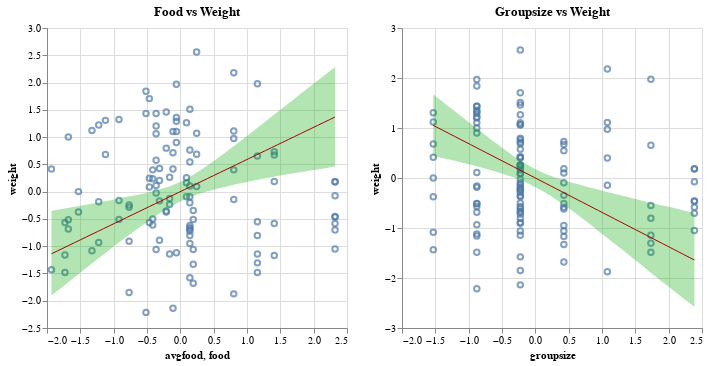

The notebook cell this image was saved under:
### Code cell
band1 = (
    alt.Chart(df, title="Food vs Weight")
    .encode(alt.X("food"))
    .mark_area(opacity=0.3, color="#00AA00")
    .encode(alt.Y("w1_high", axis=alt.Axis(title="weight")), alt.Y2("w1_low"))
)

line1 = (
    alt.Chart(df)
    .mark_line(color="#AA0000", strokeWidth=1)
    .encode(x="food", y=alt.Y("w1_mean"))
)

points1 = alt.Chart(pd.DataFrame(data)).mark_point().encode(x="avgfood", y="weight")


band2 = (
    alt.Chart(df, title="Groupsize vs Weight")
    .encode(alt.X("groupsize"))
    .mark_area(opacity=0.3, color="#00AA00")
    .encode(alt.Y("w2_high", axis=alt.Axis(title="weight")), alt.Y2("w2_low"))
)

line2 = (
    alt.Chart(df)
    .mark_line(color="#AA0000", strokeWidth=1)
    .encode(x="groupsize", y=alt.Y("w2_mean"))
)

points2 = alt.Chart(pd.DataFrame(data)).mark_point().encode(x="groupsize", y="weight")


(points1 + band1 + line1) | (points2 + band2 + line2)

### Figure 1 — Vega-Lite specification as saved in the notebook (floating-point values rounded to 4 significant figures)
{"$schema": "https://vega.github.io/schema/vega-lite/v5.20.1.json", "config": {"view": {"continuousHeight": 300, "continuousWidth": 300}}, "datasets": {"data-57c12486b7372f11aa01e48fc235fd7d": [{"avgfood": -1.933, "groupsize": -1.531, "n": 116, "weight": 0.4159}, {"avgfood": -1.933, "groupsize": -1.531, "n": 116, "weight": -1.433}, {"avgfood": -1.123, "groupsize": -1.531, "n": 116, "weight": 0.6789}, {"avgfood": -1.123, "groupsize": -1.531, "n": 116, "weight": 1.307}, {"avgfood": -1.325, "groupsize": -1.531, "n": 116, "weight": 1.12}, {"avgfood": -1.325, "groupsize": -1.531, "n": 116, "weight": -1.085}, {"avgfood": -1.528, "groupsize": -1.531, "n": 116, "weight": 0.0002925}, {"avgfood": -1.528, "groupsize": -1.531, "n": 116, "weight": -0.3729}, {"avgfood": -0.05937, "groupsize": -0.8779, "n": 116, "weight": 1.357}, {"avgfood": -0.05937, "groupsize": -0.8779, "n": 116, "weight": 0.8994}, {"avgfood": -0.05937, "groupsize": -0.8779, "n": 116, "weight": 1.103}, {"avgfood": -0.9203, "groupsize": -0.8779, "n": 116, "weight": -0.5087}, {"avgfood": -0.9203, "groupsize": -0.8779, "n": 116, "weight": -0.1609}, {"avgfood": -0.9203, "groupsize": -0.8779, "n": 116, "weight": 1.324}, {"avgfood": -0.05937, "groupsize": -0.8779, "n": 116, "weight": 1.968}, {"avgfood": -0.05937, "groupsize": -0.8779, "n": 116, "weight": 1.29}, {"avgfood": -0.05937, "groupsize": -0.8779, "n": 116, "weight": -1.119}, {"avgfood": -1.68, "groupsize": -0.8779, "n": 116, "weight": -0.6868}, {"avgfood": -1.68, "groupsize": -0.8779, "n": 116, "weight": -0.5171}, {"avgfood": -1.68, "groupsize": -0.8779, "n": 116, "weight": 1.001}, {"avgfood": -0.3632, "groupsize": -0.8779, "n": 116, "weight": 1.205}, {"avgfood": -0.3632, "groupsize": -0.8779, "n": 116, "weight": 0.1106}, {"avgfood": -0.3632, "groupsize": -0.8779, "n": 116, "weight": 1.434}, {"avgfood": -0.5152, "groupsize": -0.8779, "n": 116, "weight": 1.841}, {"avgfood": -0.5152, "groupsize": -0.8779, "n": 116, "weight": 1.434}, {"avgfood": -0.5152, "groupsize": -0.8779, "n": 116, "weight": -2.214}, {"avgfood": -1.224, "groupsize": -0.8779, "n": 116, "weight": -0.1863}, {"avgfood": -1.224, "groupsize": -0.8779, "n": 116, "weight": -0.9328}, {"avgfood": -1.224, "groupsize": -0.8779, "n": 116, "weight": 1.222}, {"avgfood": 1.156, "groupsize": 1.733, "n": 116, "weight": 0.6534}, {"avgfood": 1.156, "groupsize": 1.733, "n": 116, "weight": -0.5511}, {"avgfood": 1.156, "groupsize": 1.733, "n": 116, "weight": -1.145}, {"avgfood": 1.156, "groupsize": 1.733, "n": 116, "weight": -1.484}, {"avgfood": 1.156, "groupsize": 1.733, "n": 116, "weight": -1.306}, {"avgfood": 1.156, "groupsize": 1.733, "n": 116, "weight": -0.8055}, {"avgfood": 1.156, "groupsize": 1.733, "n": 116, "weight": 1.977}, {"avgfood": -0.7684, "groupsize": -0.2251, "n": 116, "weight": -0.2457}, {"avgfood": -0.7684, "groupsize": -0.2251, "n": 116, "weight": -0.9073}, {"avgfood": -0.7684, "groupsize": -0.2251, "n": 116, "weight": -0.2881}, {"avgfood": -0.7684, "groupsize": -0.2251, "n": 116, "weight": -1.849}, {"avgfood": 0.09256, "groupsize": -0.2251, "n": 116, "weight": 0.1615}, {"avgfood": 0.09256, "groupsize": -0.2251, "n": 116, "weight": -0.09301}, {"avgfood": 0.09256, "groupsize": -0.2251, "n": 116, "weight": 0.2548}, {"avgfood": 0.09256, "groupsize": -0.2251, "n": 116, "weight": 1.264}, {"avgfood": -0.11, "groupsize": -0.2251, "n": 116, "weight": 1.103}, {"avgfood": -0.11, "groupsize": -0.2251, "n": 116, "weight": 0.4159}, {"avgfood": -0.11, "groupsize": -0.2251, "n": 116, "weight": 0.7128}, {"avgfood": -0.11, "groupsize": -0.2251, "n": 116, "weight": -2.137}, {"avgfood": -0.1607, "groupsize": -0.2251, "n": 116, "weight": -0.2372}, {"avgfood": -0.1607, "groupsize": -0.2251, "n": 116, "weight": -0.1269}, {"avgfood": -0.1607, "groupsize": -0.2251, "n": 116, "weight": 0.2632}, {"avgfood": -0.1607, "groupsize": -0.2251, "n": 116, "weight": -1.145}, {"avgfood": -0.4645, "groupsize": -0.2251, "n": 116, "weight": 0.08512}, {"avgfood": -0.4645, "groupsize": -0.2251, "n": 116, "weight": -0.568}, {"avgfood": -0.4645, "groupsize": -0.2251, "n": 116, "weight": 0.2463}, {"avgfood": -0.4645, "groupsize": -0.2251, "n": 116, "weight": 1.705}, {"avgfood": 2.321, "groupsize": 2.386, "n": 116, "weight": -1.052}, {"avgfood": 2.321, "groupsize": 2.386, "n": 116, "weight": -0.4578}, {"avgfood": 2.321, "groupsize": 2.386, "n": 116, "weight": -0.585}, {"avgfood": 2.321, "groupsize": 2.386, "n": 116, "weight": -0.4662}, {"avgfood": 2.321, "groupsize": 2.386, "n": 116, "weight": -0.07605}, {"avgfood": 2.321, "groupsize": 2.386, "n": 116, "weight": 0.1784}, {"avgfood": 2.321, "groupsize": 2.386, "n": 116, "weight": -0.7037}, {"avgfood": 2.321, "groupsize": 2.386, "n": 116, "weight": 0.1869}, {"avgfood": -0.3632, "groupsize": -0.2251, "n": 116, "weight": 0.5771}, {"avgfood": -0.3632, "groupsize": -0.2251, "n": 116, "weight": 1.061}, {"avgfood": -0.3632, "groupsize": -0.2251, "n": 116, "weight": -0.02515}, {"avgfood": -0.3632, "groupsize": -0.2251, "n": 116, "weight": -1.06}, {"avgfood": 0.1432, "groupsize": -0.2251, "n": 116, "weight": -0.7207}, {"avgfood": 0.1432, "groupsize": -0.2251, "n": 116, "weight": -0.6868}, {"avgfood": 0.1432, "groupsize": -0.2251, "n": 116, "weight": -0.2033}, {"avgfood": 0.1432, "groupsize": -0.2251, "n": 116, "weight": -0.8055}, {"avgfood": 0.1432, "groupsize": -0.2251, "n": 116, "weight": -0.6613}, {"avgfood": 0.1432, "groupsize": -0.2251, "n": 116, "weight": -1.577}, {"avgfood": 0.1432, "groupsize": -0.2251, "n": 116, "weight": 0.7637}, {"avgfood": 0.1432, "groupsize": -0.2251, "n": 116, "weight": 1.51}, {"avgfood": 0.2445, "groupsize": -0.2251, "n": 116, "weight": 1.069}, {"avgfood": 0.2445, "groupsize": -0.2251, "n": 116, "weight": 0.0936}, {"avgfood": 0.2445, "groupsize": -0.2251, "n": 116, "weight": 0.6874}, {"avgfood": 0.2445, "groupsize": -0.2251, "n": 116, "weight": 2.562}, {"avgfood": -0.3126, "groupsize": -0.2251, "n": 116, "weight": 0.2039}, {"avgfood": -0.3126, "groupsize": -0.2251, "n": 116, "weight": -0.8904}, {"avgfood": -0.3126, "groupsize": -0.2251, "n": 116, "weight": -0.1694}, {"avgfood": -0.3126, "groupsize": -0.2251, "n": 116, "weight": 0.4244}, {"avgfood": -0.2113, "groupsize": -0.2251, "n": 116, "weight": -0.3729}, {"avgfood": -0.2113, "groupsize": -0.2251, "n": 116, "weight": -0.356}, {"avgfood": -0.2113, "groupsize": -0.2251, "n": 116, "weight": 0.7976}, {"avgfood": -0.2113, "groupsize": -0.2251, "n": 116, "weight": 1.459}, {"avgfood": 1.409, "groupsize": 0.4277, "n": 116, "weight": 0.1869}, {"avgfood": 1.409, "groupsize": 0.4277, "n": 116, "weight": 0.6704}, {"avgfood": 1.409, "groupsize": 0.4277, "n": 116, "weight": 0.7298}, {"avgfood": 1.409, "groupsize": 0.4277, "n": 116, "weight": -0.585}, {"avgfood": 1.409, "groupsize": 0.4277, "n": 116, "weight": -1.17}, {"avgfood": 0.1432, "groupsize": 0.4277, "n": 116, "weight": 0.5432}, {"avgfood": 0.1432, "groupsize": 0.4277, "n": 116, "weight": -0.09301}, {"avgfood": 0.1432, "groupsize": 0.4277, "n": 116, "weight": 0.1021}, {"avgfood": 0.1432, "groupsize": 0.4277, "n": 116, "weight": -0.6189}, {"avgfood": 0.1432, "groupsize": 0.4277, "n": 116, "weight": -0.9497}, {"avgfood": 0.1938, "groupsize": 0.4277, "n": 116, "weight": -0.3475}, {"avgfood": 0.1938, "groupsize": 0.4277, "n": 116, "weight": -1.06}, {"avgfood": 0.1938, "groupsize": 0.4277, "n": 116, "weight": -0.5087}, {"avgfood": 0.1938, "groupsize": 0.4277, "n": 116, "weight": -1.331}, {"avgfood": 0.1938, "groupsize": 0.4277, "n": 116, "weight": -1.679}, {"avgfood": 0.8016, "groupsize": 1.08, "n": 116, "weight": 0.399}, {"avgfood": 0.8016, "groupsize": 1.08, "n": 116, "weight": -0.1439}, {"avgfood": 0.8016, "groupsize": 1.08, "n": 116, "weight": 2.18}, {"avgfood": 0.8016, "groupsize": 1.08, "n": 116, "weight": 1.111}, {"avgfood": 0.8016, "groupsize": 1.08, "n": 116, "weight": 0.9758}, {"avgfood": 0.8016, "groupsize": 1.08, "n": 116, "weight": -1.874}, {"avgfood": -0.4139, "groupsize": -0.2251, "n": 116, "weight": 0.399}, {"avgfood": -0.4139, "groupsize": -0.2251, "n": 116, "weight": -0.6104}, {"avgfood": -0.4139, "groupsize": -0.2251, "n": 116, "weight": 0.2378}, {"avgfood": -0.4139, "groupsize": -0.2251, "n": 116, "weight": -0.5002}, {"avgfood": -1.731, "groupsize": -0.8779, "n": 116, "weight": -1.162}, {"avgfood": -1.731, "groupsize": -0.8779, "n": 116, "weight": -1.484}, {"avgfood": -1.731, "groupsize": -0.8779, "n": 116, "weight": -0.568}], "data-bd184c03d84fe2e6993dceb41d69f48b": [{"food": -1.933, "groupsize": -1.531, "w1_high": -0.3543, "w1_low": -1.905, "w1_mean": -1.14, "w2_high": 1.671, "w2_low": 0.439, "w2_mean": 1.052}, {"food": -1.846, "groupsize": -1.451, "w1_high": -0.3337, "w1_low": -1.822, "w1_mean": -1.088, "w2_high": 1.588, "w2_low": 0.4152, "w2_mean": 0.9974}, {"food": -1.76, "groupsize": -1.371, "w1_high": -0.3158, "w1_low": -1.738, "w1_mean": -1.037, "w2_high": 1.503, "w2_low": 0.392, "w2_mean": 0.9424}, {"food": -1.673, "groupsize": -1.291, "w1_high": -0.2959, "w1_low": -1.654, "w1_mean": -0.986, "w2_high": 1.421, "w2_low": 0.3693, "w2_mean": 0.8875}, {"food": -1.586, "groupsize": -1.211, "w1_high": -0.2773, "w1_low": -1.568, "w1_mean": -0.9348, "w2_high": 1.339, "w2_low": 0.3458, "w2_mean": 0.8325}, {"food": -1.499, "groupsize": -1.131, "w1_high": -0.2598, "w1_low": -1.484, "w1_mean": -0.8837, "w2_high": 1.254, "w2_low": 0.32, "w2_mean": 0.7776}, {"food": -1.412, "groupsize": -1.051, "w1_high": -0.242, "w1_low": -1.401, "w1_mean": -0.8325, "w2_high": 1.17, "w2_low": 0.2915, "w2_mean": 0.7226}, {"food": -1.325, "groupsize": -0.9712, "w1_high": -0.2222, "w1_low": -1.317, "w1_mean": -0.7813, "w2_high": 1.085, "w2_low": 0.2668, "w2_mean": 0.6677}, {"food": -1.239, "groupsize": -0.8912, "w1_high": -0.2014, "w1_low": -1.233, "w1_mean": -0.7301, "w2_high": 1.003, "w2_low": 0.2405, "w2_mean": 0.6127}, {"food": -1.152, "groupsize": -0.8113, "w1_high": -0.1829, "w1_low": -1.152, "w1_mean": -0.6789, "w2_high": 0.9256, "w2_low": 0.2082, "w2_mean": 0.5578}, {"food": -1.065, "groupsize": -0.7314, "w1_high": -0.1621, "w1_low": -1.069, "w1_mean": -0.6278, "w2_high": 0.8421, "w2_low": 0.1788, "w2_mean": 0.5028}, {"food": -0.9782, "groupsize": -0.6514, "w1_high": -0.1388, "w1_low": -0.9849, "w1_mean": -0.5766, "w2_high": 0.7567, "w2_low": 0.1481, "w2_mean": 0.4479}, {"food": -0.8914, "groupsize": -0.5715, "w1_high": -0.1179, "w1_low": -0.9038, "w1_mean": -0.5254, "w2_high": 0.6792, "w2_low": 0.1171, "w2_mean": 0.3929}, {"food": -0.8046, "groupsize": -0.4916, "w1_high": -0.09452, "w1_low": -0.8249, "w1_mean": -0.4742, "w2_high": 0.5992, "w2_low": 0.08582, "w2_mean": 0.338}, {"food": -0.7177, "groupsize": -0.4116, "w1_high": -0.07622, "w1_low": -0.7483, "w1_mean": -0.4231, "w2_high": 0.5213, "w2_low": 0.05121, "w2_mean": 0.283}, {"food": -0.6309, "groupsize": -0.3317, "w1_high": -0.0565, "w1_low": -0.6692, "w1_mean": -0.3719, "w2_high": 0.4442, "w2_low": 0.01306, "w2_mean": 0.2281}, {"food": -0.5441, "groupsize": -0.2517, "w1_high": -0.03452, "w1_low": -0.5965, "w1_mean": -0.3207, "w2_high": 0.3742, "w2_low": -0.02651, "w2_mean": 0.1731}, {"food": -0.4573, "groupsize": -0.1718, "w1_high": -0.00888, "w1_low": -0.521, "w1_mean": -0.2695, "w2_high": 0.3073, "w2_low": -0.07006, "w2_mean": 0.1182}, {"food": -0.3705, "groupsize": -0.09188, "w1_high": 0.02006, "w1_low": -0.4457, "w1_mean": -0.2183, "w2_high": 0.2428, "w2_low": -0.1196, "w2_mean": 0.06321}, {"food": -0.2837, "groupsize": -0.01194, "w1_high": 0.05104, "w1_low": -0.3767, "w1_mean": -0.1672, "w2_high": 0.1871, "w2_low": -0.1733, "w2_mean": 0.008264}, {"food": -0.1968, "groupsize": 0.06799, "w1_high": 0.08234, "w1_low": -0.3118, "w1_mean": -0.116, "w2_high": 0.1335, "w2_low": -0.2309, "w2_mean": -0.04669}, {"food": -0.11, "groupsize": 0.1479, "w1_high": 0.1197, "w1_low": -0.2534, "w1_mean": -0.0648, "w2_high": 0.08626, "w2_low": -0.2909, "w2_mean": -0.1016}, {"food": -0.0232, "groupsize": 0.2279, "w1_high": 0.1656, "w1_low": -0.1967, "w1_mean": -0.01362, "w2_high": 0.04348, "w2_low": -0.3563, "w2_mean": -0.1566}, {"food": 0.06362, "groupsize": 0.3078, "w1_high": 0.2145, "w1_low": -0.1444, "w1_mean": 0.03755, "w2_high": 0.006993, "w2_low": -0.4301, "w2_mean": -0.2115}, {"food": 0.1504, "groupsize": 0.3877, "w1_high": 0.2757, "w1_low": -0.09835, "w1_mean": 0.08873, "w2_high": -0.02738, "w2_low": -0.4991, "w2_mean": -0.2665}, {"food": 0.2373, "groupsize": 0.4677, "w1_high": 0.3418, "w1_low": -0.05983, "w1_mean": 0.1399, "w2_high": -0.06268, "w2_low": -0.574, "w2_mean": -0.3214}, {"food": 0.3241, "groupsize": 0.5476, "w1_high": 0.4101, "w1_low": -0.02441, "w1_mean": 0.1911, "w2_high": -0.0927, "w2_low": -0.6515, "w2_mean": -0.3764}, {"food": 0.4109, "groupsize": 0.6275, "w1_high": 0.4819, "w1_low": 0.006684, "w1_mean": 0.2423, "w2_high": -0.121, "w2_low": -0.7318, "w2_mean": -0.4313}, {"food": 0.4977, "groupsize": 0.7075, "w1_high": 0.5563, "w1_low": 0.03605, "w1_mean": 0.2934, "w2_high": -0.152, "w2_low": -0.8112, "w2_mean": -0.4863}, {"food": 0.5845, "groupsize": 0.7874, "w1_high": 0.6353, "w1_low": 0.06172, "w1_mean": 0.3446, "w2_high": -0.1805, "w2_low": -0.8923, "w2_mean": -0.5412}, {"food": 0.6713, "groupsize": 0.8673, "w1_high": 0.7146, "w1_low": 0.08681, "w1_mean": 0.3958, "w2_high": -0.206, "w2_low": -0.9741, "w2_mean": -0.5962}, {"food": 0.7582, "groupsize": 0.9473, "w1_high": 0.7957, "w1_low": 0.1125, "w1_mean": 0.447, "w2_high": -0.232, "w2_low": -1.063, "w2_mean": -0.6511}, {"food": 0.845, "groupsize": 1.027, "w1_high": 0.8749, "w1_low": 0.138, "w1_mean": 0.4982, "w2_high": -0.2634, "w2_low": -1.146, "w2_mean": -0.7061}, {"food": 0.9318, "groupsize": 1.107, "w1_high": 0.9558, "w1_low": 0.1585, "w1_mean": 0.5493, "w2_high": -0.2892, "w2_low": -1.231, "w2_mean": -0.761}, {"food": 1.019, "groupsize": 1.187, "w1_high": 1.039, "w1_low": 0.1824, "w1_mean": 0.6005, "w2_high": -0.3149, "w2_low": -1.313, "w2_mean": -0.816}, {"food": 1.105, "groupsize": 1.267, "w1_high": 1.121, "w1_low": 0.2046, "w1_mean": 0.6517, "w2_high": -0.341, "w2_low": -1.396, "w2_mean": -0.8709}, {"food": 1.192, "groupsize": 1.347, "w1_high": 1.206, "w1_low": 0.2238, "w1_mean": 0.7029, "w2_high": -0.3633, "w2_low": -1.481, "w2_mean": -0.9259}, {"food": 1.279, "groupsize": 1.427, "w1_high": 1.287, "w1_low": 0.2438, "w1_mean": 0.7541, "w2_high": -0.3936, "w2_low": -1.566, "w2_mean": -0.9808}, {"food": 1.366, "groupsize": 1.507, "w1_high": 1.371, "w1_low": 0.2653, "w1_mean": 0.8052, "w2_high": -0.4205, "w2_low": -1.65, "w2_mean": -1.036}, {"food": 1.453, "groupsize": 1.587, "w1_high": 1.456, "w1_low": 0.2866, "w1_mean": 0.8564, "w2_high": -0.4487, "w2_low": -1.737, "w2_mean": -1.091}, {"food": 1.54, "groupsize": 1.667, "w1_high": 1.54, "w1_low": 0.3042, "w1_mean": 0.9076, "w2_high": -0.4746, "w2_low": -1.826, "w2_mean": -1.146}, {"food": 1.626, "groupsize": 1.747, "w1_high": 1.621, "w1_low": 0.3218, "w1_mean": 0.9588, "w2_high": -0.4992, "w2_low": -1.91, "w2_mean": -1.201}, {"food": 1.713, "groupsize": 1.827, "w1_high": 1.702, "w1_low": 0.3378, "w1_mean": 1.01, "w2_high": -0.5244, "w2_low": -1.993, "w2_mean": -1.256}, {"food": 1.8, "groupsize": 1.906, "w1_high": 1.788, "w1_low": 0.3563, "w1_mean": 1.061, "w2_high": -0.5484, "w2_low": -2.078, "w2_mean": -1.311}, {"food": 1.887, "groupsize": 1.986, "w1_high": 1.873, "w1_low": 0.3743, "w1_mean": 1.112, "w2_high": -0.5698, "w2_low": -2.162, "w2_mean": -1.365}, {"food": 1.974, "groupsize": 2.066, "w1_high": 1.957, "w1_low": 0.3917, "w1_mean": 1.163, "w2_high": -0.5974, "w2_low": -2.246, "w2_mean": -1.42}, {"food": 2.06, "groupsize": 2.146, "w1_high": 2.039, "w1_low": 0.4068, "w1_mean": 1.215, "w2_high": -0.6222, "w2_low": -2.33, "w2_mean": -1.475}, {"food": 2.147, "groupsize": 2.226, "w1_high": 2.121, "w1_low": 0.423, "w1_mean": 1.266, "w2_high": -0.6489, "w2_low": -2.415, "w2_mean": -1.53}, {"food": 2.234, "groupsize": 2.306, "w1_high": 2.202, "w1_low": 0.4438, "w1_mean": 1.317, "w2_high": -0.6725, "w2_low": -2.497, "w2_mean": -1.585}, {"food": 2.321, "groupsize": 2.386, "w1_high": 2.286, "w1_low": 0.4612, "w1_mean": 1.368, "w2_high": -0.6952, "w2_low": -2.581, "w2_mean": -1.64}]}, "hconcat": [{"layer": [{"data": {"name": "data-57c12486b7372f11aa01e48fc235fd7d"}, "encoding": {"x": {"field": "avgfood", "type": "quantitative"}, "y": {"field": "weight", "type": "quantitative"}}, "mark": {"type": "point"}}, {"data": {"name": "data-bd184c03d84fe2e6993dceb41d69f48b"}, "encoding": {"x": {"field": "food", "type": "quantitative"}, "y": {"axis": {"title": "weight"}, "field": "w1_high", "type": "quantitative"}, "y2": {"field": "w1_low"}}, "mark": {"color": "#00AA00", "opacity": 0.3, "type": "area"}, "title": "Food vs Weight"}, {"data": {"name": "data-bd184c03d84fe2e6993dceb41d69f48b"}, "encoding": {"x": {"field": "food", "type": "quantitative"}, "y": {"field": "w1_mean", "type": "quantitative"}}, "mark": {"color": "#AA0000", "strokeWidth": 1, "type": "line"}}]}, {"layer": [{"data": {"name": "data-57c12486b7372f11aa01e48fc235fd7d"}, "encoding": {"x": {"field": "groupsize", "type": "quantitative"}, "y": {"field": "weight", "type": "quantitative"}}, "mark": {"type": "point"}}, {"data": {"name": "data-bd184c03d84fe2e6993dceb41d69f48b"}, "encoding": {"x": {"field": "groupsize", "type": "quantitative"}, "y": {"axis": {"title": "weight"}, "field": "w2_high", "type": "quantitative"}, "y2": {"field": "w2_low"}}, "mark": {"color": "#00AA00", "opacity": 0.3, "type": "area"}, "title": "Groupsize vs Weight"}, {"data": {"name": "data-bd184c03d84fe2e6993dceb41d69f48b"}, "encoding": {"x": {"field": "groupsize", "type": "quantitative"}, "y": {"field": "w2_mean", "type": "quantitative"}}, "mark": {"color": "#AA0000", "strokeWidth": 1, "type": "line"}}]}]}
